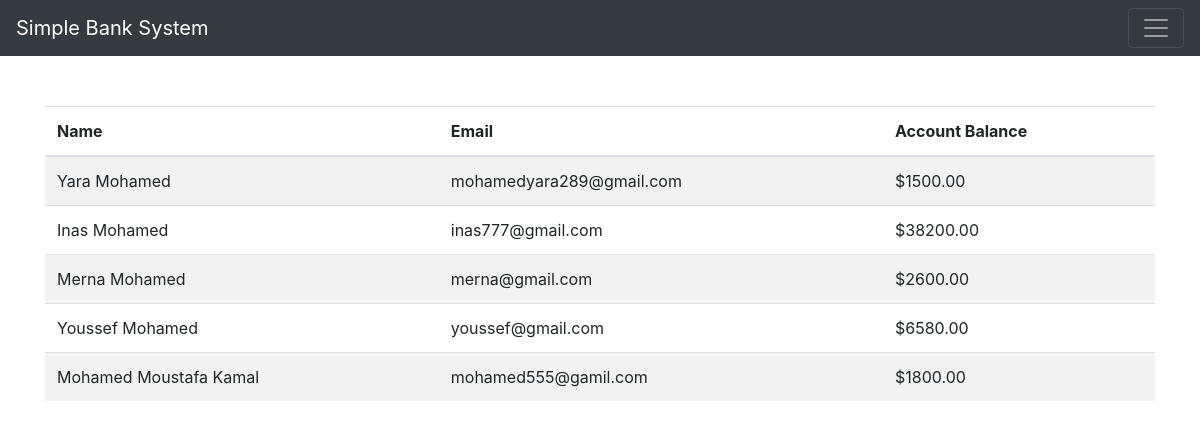
Page //home on the committed database.
### myapp/models.py (models this page shows, shortened)
class account(models.Model):
    name = models.CharField(max_length=100)
    email = models.CharField(max_length=100)
    current_balance = models.DecimalField(max_digits=10, decimal_places=2)

### myapp/views.py (the view)
# urls.py: 2. Add a URL to urlpatterns:  path('', views.home, name='home')
def home(request):
    acc = account.objects.all()
    context = {
        'acc' : acc
    }
    return render(request , 'inner-page.html' , context)

### myapp/templates/inner-page.html (shortened to what this page needs)
{% load static %}
<!DOCTYPE html>
<html lang="en">
<head>
  <head>
    <link rel="stylesheet" href="https://cdn.jsdelivr.net/npm/bootstrap@4.0.0/dist/css/bootstrap.min.css">
  </head>
<body>
  <nav class="navbar navbar-dark bg-dark">
    <a class="navbar-brand" href="#">Simple Bank System</a>
    <button class="navbar-toggler" type="button" data-toggle="collapse" data-target="#navbarNavDropdown" aria-controls="navbarNavDropdown" aria-expanded="false" aria-label="Toggle navigation">
      <span class="navbar-toggler-icon"></span>
    </button>
  </nav>
  <div class="container" style="height:50px">
  </div>
  <div class="container">
    <table class="table table-striped">
      <thead>
        <tr>
          <th scope="col">Name</th>
          <th scope="col">Email</th>
          <th scope="col">Account Balance</th>
        </tr>
      </thead>
      <tbody>
        {% for acc in acc %}
        <tr>
          <td>{{acc.name}}</td>
          <td>{{acc.email}}</td>
          <td>${{acc.current_balance}}</td>
        </tr>
        {% endfor %}
      </tbody>
    </table>
  </div>
</body>
</html>

### rows in the picture
account: name "Yara Mohamed", email "mohamedyara289@gmail.com", current_balance "1500.00"
account: name "Inas Mohamed", email "inas777@gmail.com", current_balance "38200.00"
account: name "Merna Mohamed", email "merna@gmail.com", current_balance "2600.00"
account: name "Youssef Mohamed", email "youssef@gmail.com", current_balance "6580.00"
account: name "Mohamed Moustafa Kamal", email "mohamed555@gamil.com", current_balance "1800.00"
